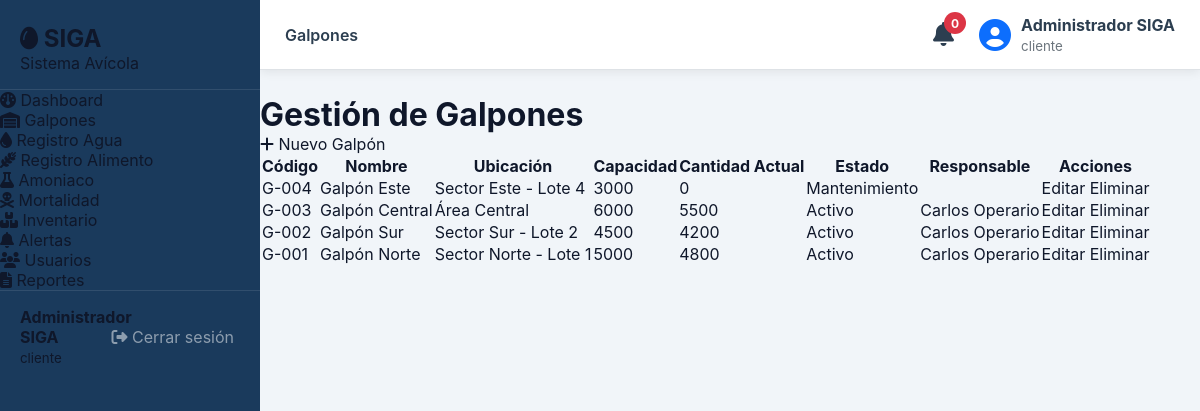
The app's page /legacy-php/modules/galpones/index.php (signed in) with its own data.
### tables this page shows
CREATE TABLE IF NOT EXISTS `galpones` (
  `id`                  INT UNSIGNED NOT NULL AUTO_INCREMENT,
  `codigo`              VARCHAR(20)  NOT NULL UNIQUE,
  `nombre`              VARCHAR(100) NOT NULL,
  `ubicacion`           VARCHAR(200),
  `capacidad_maxima`    INT UNSIGNED NOT NULL DEFAULT 0,
  `cantidad_actual`     INT UNSIGNED NOT NULL DEFAULT 0,
  `estado`              ENUM('activo','inactivo','mantenimiento') NOT NULL DEFAULT 'activo',
  `responsable_id`      INT UNSIGNED,
  `created_at`          DATETIME NOT NULL DEFAULT CURRENT_TIMESTAMP,
  PRIMARY KEY (`id`),
  CONSTRAINT `fk_galpones_responsable` FOREIGN KEY (`responsable_id`) REFERENCES `usuarios`(`id`) ON DELETE SET NULL
);

CREATE TABLE IF NOT EXISTS `usuarios` (
  `id`              INT UNSIGNED NOT NULL AUTO_INCREMENT,
  `nombre_completo` VARCHAR(150) NOT NULL,
  `documento`       VARCHAR(30)  NOT NULL UNIQUE,
  `email`           VARCHAR(120) NOT NULL UNIQUE,
  `telefono`        VARCHAR(20),
  `password_hash`   VARCHAR(255) NOT NULL,
  `rol_id`          INT UNSIGNED NOT NULL DEFAULT 2,
  `activo`          TINYINT(1)   NOT NULL DEFAULT 1,
  `created_at`      DATETIME     NOT NULL DEFAULT CURRENT_TIMESTAMP,
  `updated_at`      DATETIME     NOT NULL DEFAULT CURRENT_TIMESTAMP ON UPDATE CURRENT_TIMESTAMP,
  PRIMARY KEY (`id`),
  CONSTRAINT `fk_usuarios_rol` FOREIGN KEY (`rol_id`) REFERENCES `roles`(`id`)
);

### legacy-php/modules/galpones/index.php (the view, shortened to what this page needs)
<?php
$db = getDB();
$sql = "SELECT g.*, u.nombre_completo AS responsable
        FROM galpones g
        LEFT JOIN usuarios u
        ON g.responsable_id = u.id
        ORDER BY g.id DESC";
$galpones = $db->query($sql)->fetchAll();
include '../../includes/header.php';
?>
<div class="container">
    <div class="page-header">
        <h1>Gestión de Galpones</h1>
        <a href="crear.php" class="btn btn-primary">
            <i class="fa fa-plus"></i> Nuevo Galpón
        </a>
    </div>
    <table class="table">
        <thead>
        <tr>
            <th>Código</th>
            <th>Nombre</th>
            <th>Ubicación</th>
            <th>Capacidad</th>
            <th>Cantidad Actual</th>
            <th>Estado</th>
            <th>Responsable</th>
            <th>Acciones</th>
        </tr>
        </thead>
        <tbody>
        <?php foreach($galpones as $g): ?>
        <tr>
            <td><?= htmlspecialchars($g['codigo']) ?></td>
            <td><?= htmlspecialchars($g['nombre']) ?></td>
            <td><?= htmlspecialchars($g['ubicacion']) ?></td>
            <td><?= $g['capacidad_maxima'] ?></td>
            <td><?= $g['cantidad_actual'] ?></td>
            <td><?= ucfirst($g['estado']) ?></td>
            <td><?= htmlspecialchars($g['responsable']) ?></td>
            <td>
                <a href="editar.php?id=<?= $g['id'] ?>"
                   class="btn btn-warning">
                    Editar
                </a>
                <a href="eliminar.php?id=<?= $g['id'] ?>"
                   class="btn btn-danger"
                   onclick="return confirm('¿Eliminar galpón?')">
                    Eliminar
                </a>
            </td>
        </tr>
        <?php endforeach; ?>
        </tbody>
    </table>
</div>
<?php include '../../includes/footer.php';
?>

### legacy-php/assets/css/siga.css (style rules this page uses)
:root { --siga-blue: #1a3a5c; --siga-blue-mid: #2a5298; --siga-blue-lt: #3d6eb5; --siga-green: #2e7d52; --siga-green-lt: #43a875; --siga-amber: #e67e22; --siga-red: #c0392b; --siga-white: #f8fafc; --siga-gray-50: #f1f5f9; --siga-gray-100: #e2e8f0; --siga-gray-300: #cbd5e1; --siga-gray-500: #64748b; --siga-gray-700: #334155; --siga-gray-900: #0f172a; --sidebar-w: 260px; --topbar-h: 62px; --radius: 12px; --radius-sm: 8px; --shadow: 0 4px 20px rgba(26,58,92,.10); --shadow-sm: 0 2px 8px rgba(26,58,92,.07); --transition: .22s ease; font-family: 'Inter', system-ui, sans-serif; }
*, *::before, *::after { box-sizing: border-box; margin: 0; padding: 0; }
body { background: var(--siga-gray-50); color: var(--siga-gray-900); }
a { text-decoration: none; color: inherit; }

### records on screen
galpones: codigo "G-004", nombre "Galpón Este", ubicacion "Sector Este - Lote 4", capacidad_maxima "3000", cantidad_actual "0", estado "Mantenimiento"
galpones: codigo "G-003", nombre "Galpón Central", ubicacion "Área Central", capacidad_maxima "6000", cantidad_actual "5500", estado "Activo", responsable.nombre_completo "Carlos Operario"
galpones: codigo "G-002", nombre "Galpón Sur", ubicacion "Sector Sur - Lote 2", capacidad_maxima "4500", cantidad_actual "4200", estado "Activo", responsable.nombre_completo "Carlos Operario"
galpones: codigo "G-001", nombre "Galpón Norte", ubicacion "Sector Norte - Lote 1", capacidad_maxima "5000", cantidad_actual "4800", estado "Activo", responsable.nombre_completo "Carlos Operario"

### other values on screen
$nombreUsuario "Administrador SIGA"
$rolUsuario "cliente"
$activePage "Galpones"
$stmt->fetchColumn() "0"
